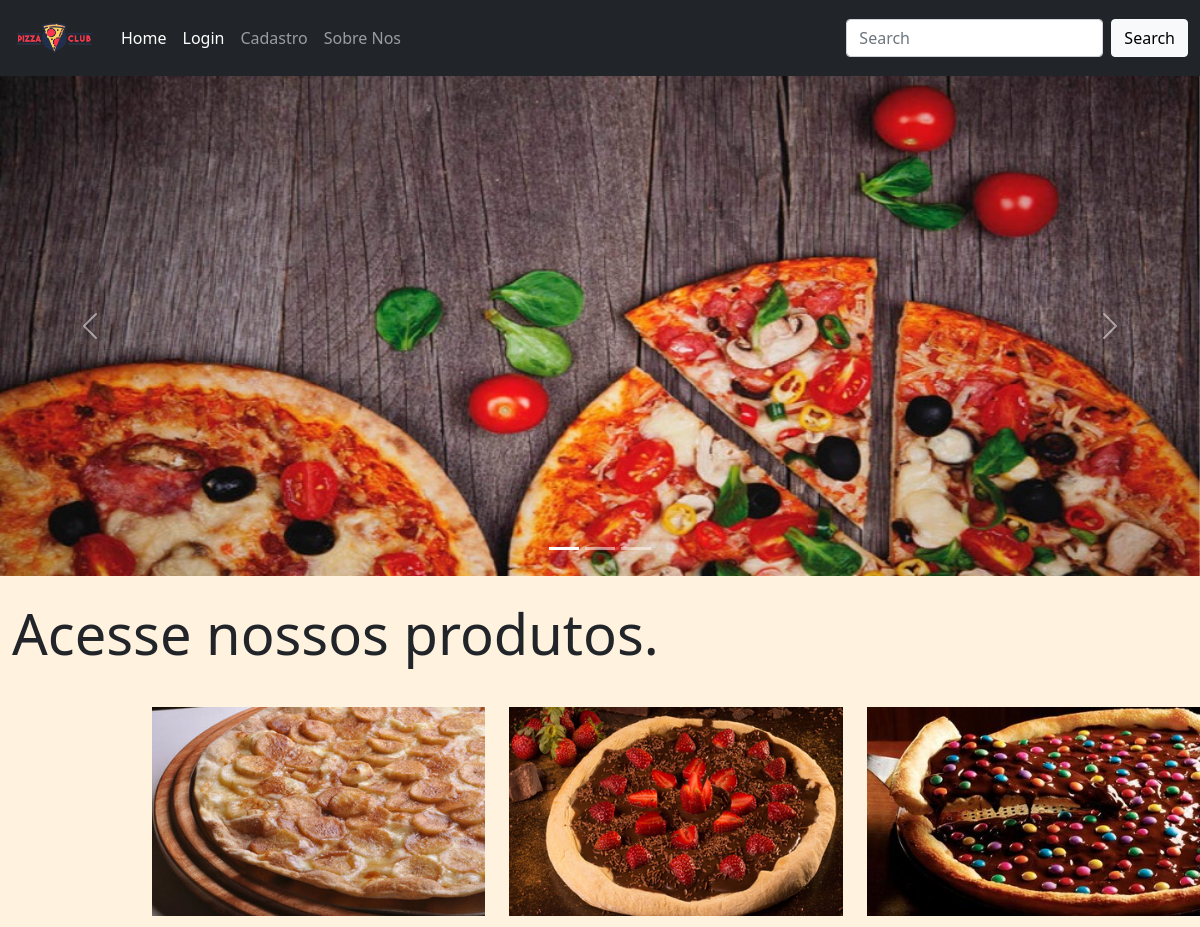
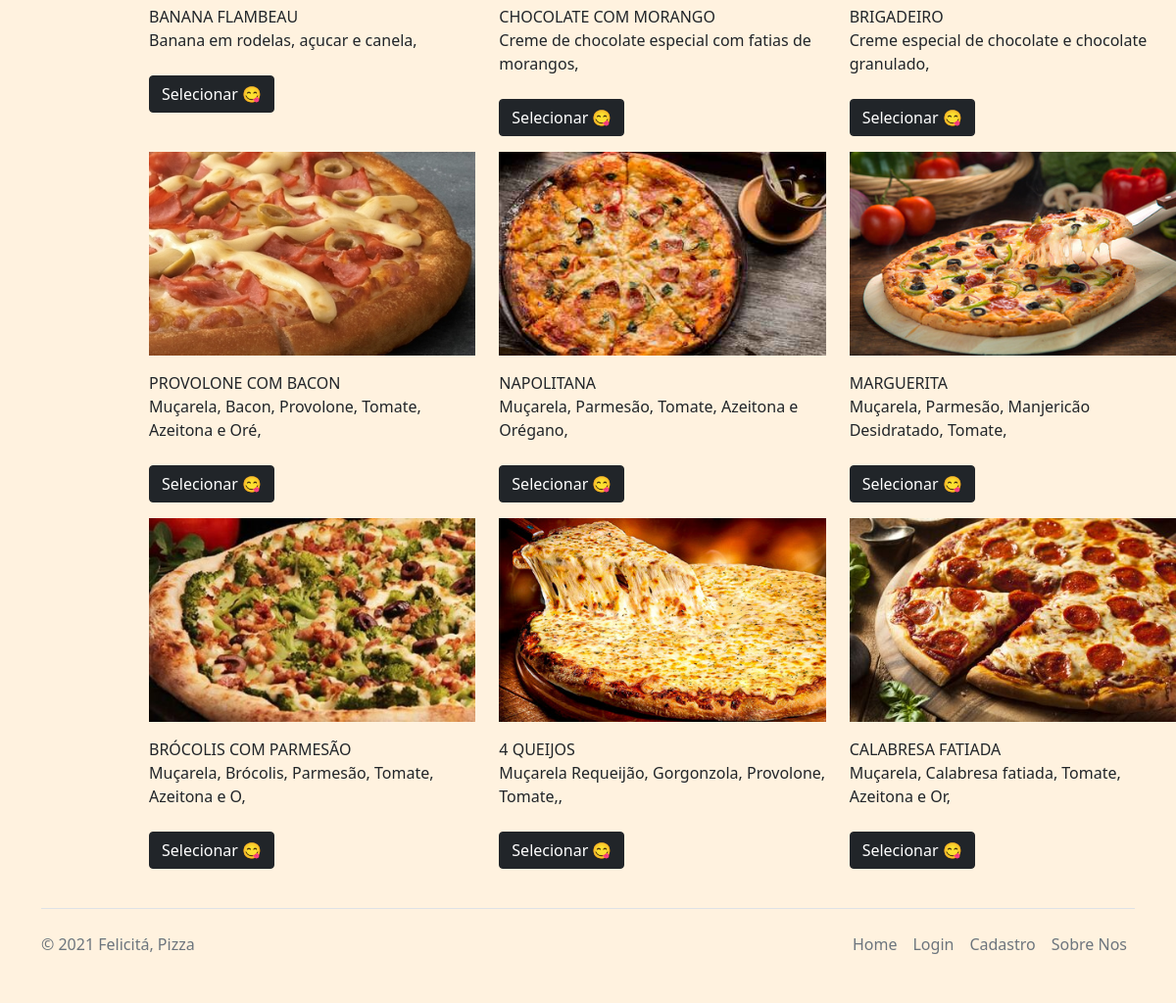
The page / on the database its author committed (2 pictures, top to bottom).
### home/models.py (models this page shows, shortened)
class Pizzaria(models.Model):
    titulo = models.CharField(max_length=30)
    descricao = models.CharField(max_length=50)
    mostrar = models.BooleanField(default=True)
    foto = models.ImageField(blank=True,upload_to='fotos/%y/%m/%d/')

### home/views.py (the view)
# urls.py: path('', views.index, name='home'),
def index(request):
    dados = Pizzaria.objects.order_by('-id').filter(
        mostrar=True
    )
    return render(request, 'home/index.html', {'dados': dados})

### home/templates/home/index.html (shortened to what this page needs)
{% load static %}
<!doctype html>
<html lang="en">
<head>
</head>
<body style="background-color: rgb(255,242,223)">
{% include 'menu.html' %}
{% include 'carrossel.html' %}
<br>
<div style="margin-right:260px" class="jumbotron jumbotron-fluid">
    <div class="container">
        <h1 class="display-4">Acesse nossos produtos.</h1>
    </div>
</div>
<br>
    <div style="margin-left:140px" class="row">
        {% if dados %}
        {% for linhas in dados %}
        <div class="col-md-6 col-sm-12 col-lg-4">
            {% if linhas.foto %}
            <img class="img-fluid" src="{{linhas.foto.url}}" alt="">
            {% endif%}
            <p>
            <p>
                {{linhas.titulo}} <br> {{linhas.descricao}},
            </p>
      <a class="btn btn-dark mt-2" href="{% url 'pizzaria' linhas.id %}">Selecionar 😋</a>
            </p>
        </div>
        {% endfor %}
        {% endif %}
    </div>
    {% include 'footer.html' %}
</body>
</html>

### templates/menu.html (shortened to what this page needs)
{% load static %}
<link
  href="https://cdn.jsdelivr.net/npm/bootstrap@5.1.3/dist/css/bootstrap.min.css"
  rel="stylesheet"
/>
<nav class="navbar navbar-expand-lg navbar-dark bg-dark">
  <div class="container-fluid">
    <a class="navbar-brand" href="#">
      <img src="{% static 'images/logopizza.png' %}" style="height: 50px;" alt="">
    </a>
    <div class="collapse navbar-collapse" id="navbarSupportedContent">
      <ul class="navbar-nav me-auto mb-2 mb-lg-0">
        <li class="nav-item">
          <a class="nav-link active" aria-current="page" href="{% url 'home' %}"
            >Home</a
          >
        </li>
        {% if user.is_authenticated %}
        <li class="nav-item">
          <a class="nav-link active" href="{% url 'dashboard' %}">DashBoard</a>
        </li>
        <li>
          <a
            style="
              width: 60%;
              color: #fff;
              border: solid 1px white;
              background-color: #9d0c00;
              border-radius: 8px;
              margin-left: 1500px;
              display: inline;
            "
            class="btn"
            href="{% url 'logout' %}"
            >Sair</a
          >
        </li>
        {% else %}
        <li class="nav-item">
          <a class="nav-link active" href="{% url 'login' %}">Login</a>
        </li>
        <li class="nav-item">
          <a class="nav-link" href="{% url 'cadastrar' %}">Cadastro</a>
        </li>
        <li class="nav-item">
          <a class="nav-link" href="{% url 'sobre_nos' %}">Sobre Nos</a>
        </li>
        {% endif %}
      </ul>
      {% if 'cliente' not in request.path %}
      <form action="{% url 'buscar' %}" method="get" class="d-flex">
        <input
          name="buscar"
          class="form-control me-2"
          type="search"
          placeholder="Search"
          aria-label="Search"
        />
        <button class="btn btn-light" type="submit">Search</button>
      </form>
      {% endif %}
    </div>
  </div>
</nav>

### templates/carrossel.html (shortened to what this page needs)
{% load static %}
<div id="carouselExampleIndicators" class="carousel slide carousel-fade " data-bs-ride="carousel">
  <div class="carousel-indicators">
    <button type="button" data-bs-target="#carouselExampleIndicators" data-bs-slide-to="0" class="active" aria-current="true" aria-label="Slide 1"></button>
    <button type="button" data-bs-target="#carouselExampleIndicators" data-bs-slide-to="1" aria-label="Slide 2"></button>
    <button type="button" data-bs-target="#carouselExampleIndicators" data-bs-slide-to="2" aria-label="Slide 3"></button>
  </div>
  <div class="carousel-inner">
    <div class="carousel-item active">
      <img src="{% static 'images/logo.jpg' %}" height="500px" class="d-block w-100" alt="...">
    </div>
  </div>
  <button class="carousel-control-prev" type="button" data-bs-target="#carouselExampleIndicators" data-bs-slide="prev">
    <span class="carousel-control-prev-icon" aria-hidden="true"></span>
  </button>
  <button class="carousel-control-next" type="button" data-bs-target="#carouselExampleIndicators" data-bs-slide="next">
    <span class="carousel-control-next-icon" aria-hidden="true"></span>
  </button>
</div>

### templates/footer.html
{% load static%}
<div class="container">
  <footer class="d-flex flex-wrap justify-content-between align-items-center py-3 my-4 border-top">
    <p class="col-md-4 mb-0 text-muted">&copy; 2021 Felicitá, Pizza</p>
    <a href="/" class="col-md-4 d-flex align-items-center justify-content-center mb-3 mb-md-0 me-md-auto link-dark text-decoration-none">
      <svg class="bi me-2" width="40" height="32"><use xlink:href="#bootstrap"/></svg>
    </a>
    <ul class="nav col-md-4 justify-content-end">
      <li class="nav-item"><a href="{% url 'home' %}" class="nav-link px-2 text-muted">Home</a></li>
      <li class="nav-item"><a href="{% url 'login' %}" class="nav-link px-2 text-muted">Login</a></li>
      <li class="nav-item"><a href="{% url 'cadastrar' %}" class="nav-link px-2 text-muted">Cadastro</a></li>
      <li class="nav-item"><a href="{% url 'sobre_nos' %}" class="nav-link px-2 text-muted">Sobre Nos</a></li>
    </ul>
  </footer>
</div>

### rows shown on the page
Pizzaria: foto (picture), titulo "BANANA FLAMBEAU", descricao "Banana em rodelas, açucar e canela"
Pizzaria: foto (picture), titulo "CHOCOLATE COM MORANGO", descricao "Creme de chocolate especial com fatias de morangos"
Pizzaria: foto (picture), titulo "BRIGADEIRO", descricao "Creme especial de chocolate e chocolate granulado"
Pizzaria: foto (picture), titulo "PROVOLONE COM BACON", descricao "Muçarela, Bacon, Provolone, Tomate, Azeitona e Oré"
Pizzaria: foto (picture), titulo "NAPOLITANA", descricao "Muçarela, Parmesão, Tomate, Azeitona e Orégano"
Pizzaria: foto (picture), titulo "MARGUERITA", descricao "Muçarela, Parmesão, Manjericão Desidratado, Tomate"
Pizzaria: foto (picture), titulo "BRÓCOLIS COM PARMESÃO", descricao "Muçarela, Brócolis, Parmesão, Tomate, Azeitona e O"
Pizzaria: foto (picture), titulo "4 QUEIJOS", descricao "Muçarela Requeijão, Gorgonzola, Provolone, Tomate,"
Pizzaria: foto (picture), titulo "CALABRESA FATIADA", descricao "Muçarela, Calabresa fatiada, Tomate, Azeitona e Or"
